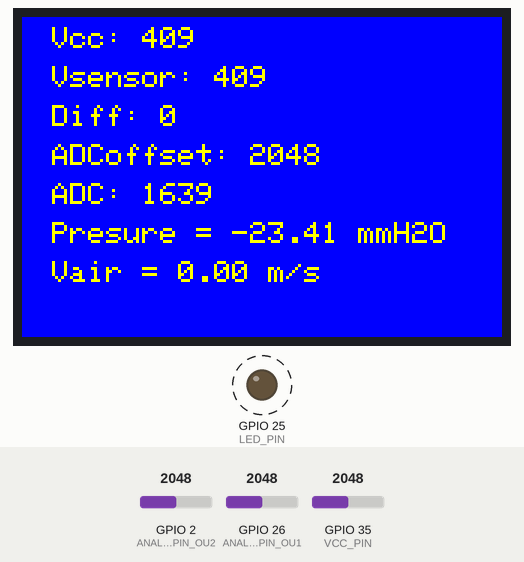
This sketch was run on a simulated ESP32. Shown: 480×320 colour display, output pins drawn as LEDs (lit = HIGH). Dashed ring = blinking. The test bench sets the inputs (shaded band); at power-on: GPIO 2 (ANALOG_PIN_OU2) = 2048, GPIO 26 (ANALOG_PIN_OU1) = 2048, GPIO 35 (VCC_PIN) = 2048. What the sketch prints to the serial monitor is not drawn.

Above: at 6.5 s.
6.6 s: GPIO 2 (ANALOG_PIN_OU2) set to 2866
At 7.34 s:
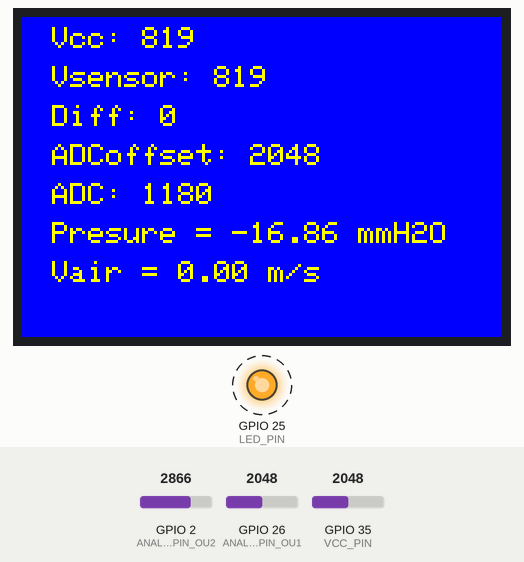
8.3 s: GPIO 26 (ANALOG_PIN_OU1) set to 2866
At 9.14 s:
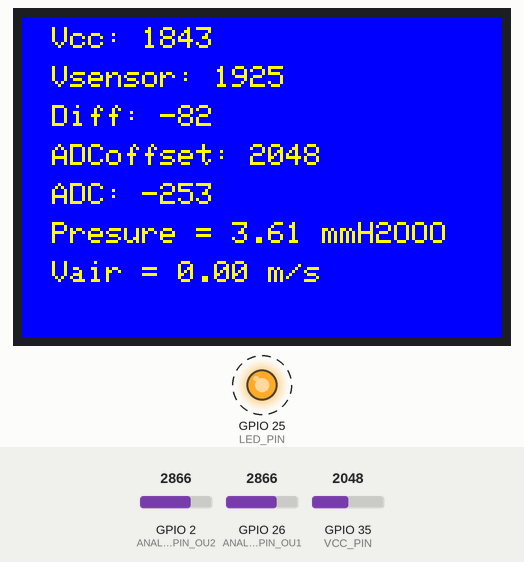
10.4 s: GPIO 35 (VCC_PIN) set to 2866
At 10.94 s:
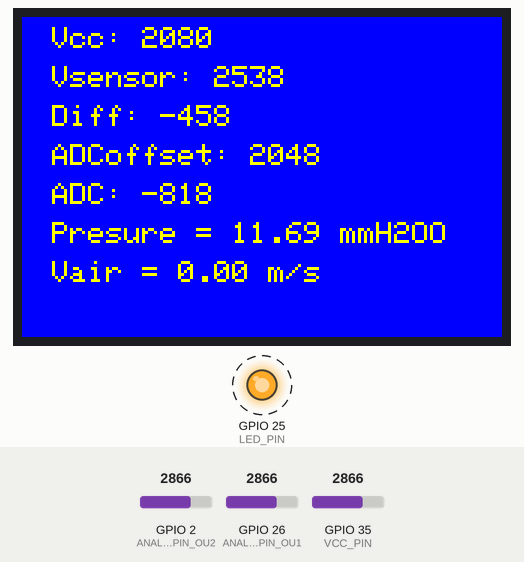
12.2 s: GPIO 2 (ANALOG_PIN_OU2) set to 3603
At 12.74 s:
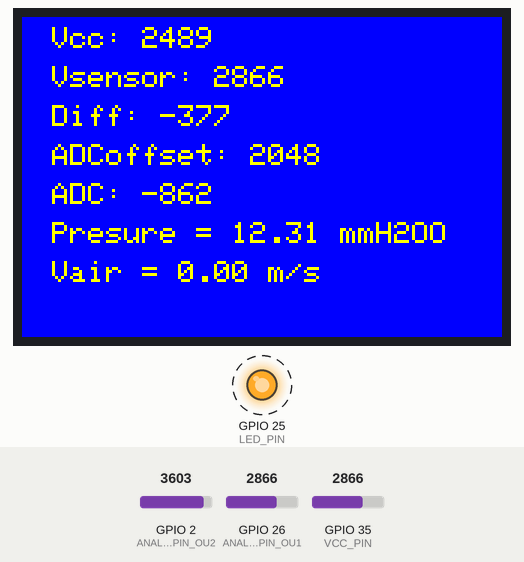
14.0 s: GPIO 26 (ANALOG_PIN_OU1) set to 3603
At 14.54 s:
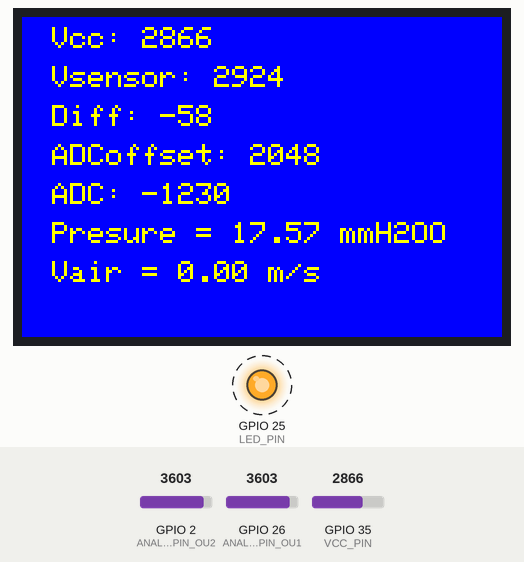
15.8 s: GPIO 35 (VCC_PIN) set to 3603
At 16.94 s:
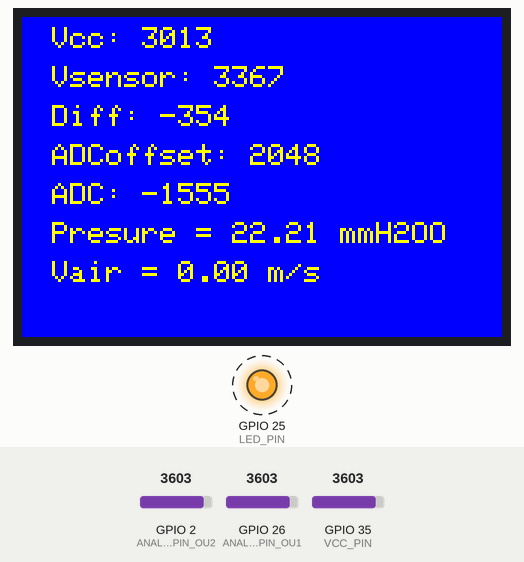
Timing chart, 0 to 18.9 s (numbered marks = the images above; inputs shaded):
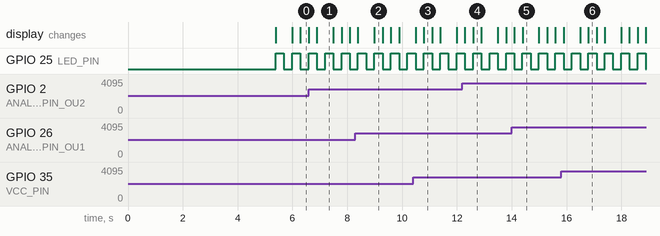

Measured:
- by itself, GPIO 25 (LED_PIN): alternates HIGH for 0.30 s and LOW for 0.30 s
- what the display in image 1 shows lasts 0.6 s, from 6.9 s to 7.5 s

The sketch:

Presure_sensor_graduation_display_06_Vcc3_3V_AllDisp_Vair.ino
```cpp
#include <Arduino.h>
#include <TFT_eSPI.h>

// Добавен аналогов пин за измерване на захранващо напрежение.
// Визуализиране показания на АЦП за захранващо напрежение.
// Формиране на трети ред на екрана, показващ разликата между двете стойности: 'Δ: <ADC> - <Vcc>'.
// Захранването на сензора и ОУ е пренвърлено на 3.3В.
// Добавяме четвърти ред, показващ изход ОУ2.

#define ANALOG_PIN_OU2 2  // Използваме GPIO2 за аналогов вход (изход ОУ2)
#define ANALOG_PIN_OU1 26 // Използваме GPIO23 за аналогов вход (изход ОУ1)
#define VCC_PIN 35       // Използваме GPIO35 за измерване на Vcc чрез делител на напрежение
#define LED_PIN 25       // Използваме GPIO25 за светодиод

const int numMeasurements = 10;  // Брой измервания за осредняване
const int numAverages = 10;  // Брой усреднени стойности за допълнително осредняване
const int sizeText =3;
int indentText = 10 * sizeText;
int lineSpacing = 7 * sizeText + 6 * sizeText;

int adcReadings_OU2[numMeasurements];  // Масив за съхранение на измерванията на ОУ2
int adcReadings_OU1[numMeasurements];  // Масив за съхранение на измерванията на ОУ1
int vccReadings[numMeasurements];      // Масив за съхранение на измерванията на Vcc

int adcAverages_OU2[numAverages];      // Масив за съхранение на усреднените стойности на ОУ2
int adcAverages_OU1[numAverages];      // Масив за съхранение на усреднените стойности на ОУ1
int vccAverages[numAverages];          // Масив за съхранение на усреднените стойности на Vcc

int adcIndex = 0;  // Индекс за текущото измерване
int avgIndex = 0;  // Индекс за текущата усреднена стойност

unsigned long lastMeasurementTime = 0;
unsigned long lastPrintTime = 0;

TFT_eSPI tft = TFT_eSPI();  // Създаване на обект за TFT дисплея

int ADCoffset = 0; // Първоначална стойност на налягането

void setup() {
  Serial.begin(9600);  // Започваме сериен монитор на 9600 бауда
  analogSetAttenuation(ADC_11db); // Настройка на затихването за обхват 0-3.3V

  Serial.println("Инициализация...");
  delay(5000);  // Пауза за уравновесяване на нивото на стенда

  // Инициализация на масивите с нули
  for (int i = 0; i < numMeasurements; i++) {
    adcReadings_OU2[i] = 0;
    adcReadings_OU1[i] = 0;
    vccReadings[i] = 0;
  }
  for (int i = 0; i < numAverages; i++) {
    adcAverages_OU2[i] = 0;
    adcAverages_OU1[i] = 0;
    vccAverages[i] = 0;
  }

  Serial.println("Инициализация завършена");

  tft.begin();
  tft.setRotation(3);  // Ротация на екрана в позиция 3
  tft.fillScreen(TFT_BLUE);  // Задаваме син фон
  tft.setTextColor(TFT_YELLOW, TFT_BLUE);  // Задаваме жълти букви на син фон
  tft.setTextSize(sizeText);  // Задаваме размера на текста

  pinMode(LED_PIN, OUTPUT);  // Настройка на пина за светодиода като изход

  // Първоначално измерване за ADCoffset
  for (int i = 0; i < numMeasurements; i++) {
    adcReadings_OU2[i] = analogRead(ANALOG_PIN_OU2);
    adcReadings_OU1[i] = analogRead(ANALOG_PIN_OU1);
    vccReadings[i] = analogRead(VCC_PIN);
  }

  int adcTotal_OU2 = 0;
  for (int i = 0; i < numMeasurements; i++) {
    adcTotal_OU2 += adcReadings_OU2[i];
  }
  ADCoffset = adcTotal_OU2 / numMeasurements;
}

void loop() {
  unsigned long currentTime = millis();

  // Осредняване на 10 измервания през 30 милисекунди
  if (currentTime - lastMeasurementTime >= 30) {
    lastMeasurementTime = currentTime;

    adcReadings_OU2[adcIndex] = analogRead(ANALOG_PIN_OU2);
    adcReadings_OU1[adcIndex] = analogRead(ANALOG_PIN_OU1);
    vccReadings[adcIndex] = analogRead(VCC_PIN);
    adcIndex = (adcIndex + 1) % numMeasurements;

    if (adcIndex == 0) {
      // Изчисляване на средната стойност на 10 измервания
      int adcTotal_OU2 = 0;
      int adcTotal_OU1 = 0;
      int vccTotal = 0;
      for (int i = 0; i < numMeasurements; i++) {
        adcTotal_OU2 += adcReadings_OU2[i];
        adcTotal_OU1 += adcReadings_OU1[i];
        vccTotal += vccReadings[i];
      }
      int adcAverage_OU2 = adcTotal_OU2 / numMeasurements;
      int adcAverage_OU1 = adcTotal_OU1 / numMeasurements;
      int vccAverage = vccTotal / numMeasurements;

      // Съхраняване на усреднената стойност в масива с усреднени стойности
      adcAverages_OU2[avgIndex] = adcAverage_OU2;
      adcAverages_OU1[avgIndex] = adcAverage_OU1;
      vccAverages[avgIndex] = vccAverage;
      avgIndex = (avgIndex + 1) % numAverages;
    }
  }

  // Принтиране на осредненото измерване на всеки 300 милисекунди
  if (currentTime - lastPrintTime >= 300) {
    lastPrintTime = currentTime;

    // Осредняване на последните 10 усреднени стойности
    int adcAvgTotal_OU2 = 0;
    int adcAvgTotal_OU1 = 0;
    int vccAvgTotal = 0;
    for (int i = 0; i < numAverages; i++) {
      adcAvgTotal_OU2 += adcAverages_OU2[i];
      adcAvgTotal_OU1 += adcAverages_OU1[i];
      vccAvgTotal += vccAverages[i];
    }
    int finalAdcAverage_OU2 = adcAvgTotal_OU2 / numAverages;
    int finalAdcAverage_OU1 = adcAvgTotal_OU1 / numAverages;
    int finalVccAverage = vccAvgTotal / numAverages;
    int delta = finalVccAverage - finalAdcAverage_OU1;

    // Изчисляване на скоростта на въздушния поток
    float pressureDifference = finalAdcAverage_OU2 - ADCoffset;
    float presureReal = (10.0/700)*pressureDifference;  // Линейна зависимост
    float airSpeed=0;

    // Визуализиране на стойностите на дисплея
    tft.setCursor(indentText, 10);//Ред 1
    tft.print("Vcc: ");
    tft.fillRect(indentText+5*6*sizeText, 10, 120, 28, TFT_BLUE);  // Изчистване на предишното показание
    tft.setCursor(indentText+5*6*sizeText, 10);
    tft.print(finalVccAverage);
    //tft.print(" units");

    tft.setCursor(indentText, 10+1*lineSpacing);//Ред2
    tft.print("Vsensor: ");
    tft.fillRect(indentText+9*6*sizeText, 10+1*lineSpacing, 120, 28, TFT_BLUE);  // Изчистване на предишното показание
    tft.setCursor(indentText+9*6*sizeText, 10+1*lineSpacing);
    tft.print(finalAdcAverage_OU1);
    //tft.print(" units");

    tft.setCursor(indentText, 10+2*lineSpacing);//Ред 3
    tft.print("Diff: ");
    tft.fillRect(indentText+6*6*sizeText, 10+2*lineSpacing, 120, 28, TFT_BLUE);  // Изчистване на предишното показание
    tft.setCursor(indentText+6*6*sizeText, 10+2*lineSpacing);
    tft.print(delta);
    //tft.print(" units");

    tft.setCursor(indentText, 10+3*lineSpacing);//Ред 4
    tft.print("ADCoffset: ");
    tft.fillRect(indentText+11*6*sizeText, 10+3*lineSpacing, 120, 28, TFT_BLUE);  // Изчистване на предишното показание
    tft.setCursor(indentText+11*6*sizeText, 10+3*lineSpacing);
    tft.print(ADCoffset);

    tft.setCursor(indentText, 10+4*lineSpacing);//Ред 5
    tft.print("ADC: ");
    tft.fillRect(indentText+5*6*sizeText, 10+4*lineSpacing, 120, 28, TFT_BLUE);  // Изчистване на предишното показание
    tft.setCursor(indentText+5*6*sizeText, 10+4*lineSpacing);
    tft.print(ADCoffset-finalAdcAverage_OU2);

    tft.setCursor(indentText, 10+5*lineSpacing);//Ред 6
    tft.print("Presure = ");
    tft.fillRect(indentText+10*6*sizeText, 10+5*lineSpacing, 120, 28, TFT_BLUE);  // Изчистване на предишното показание
    tft.setCursor(indentText+10*6*sizeText, 10+5*lineSpacing);
    tft.print(presureReal, 2);
    tft.print(" mmH2O");

    tft.setCursor(indentText, 10+6*lineSpacing);//Ред 7
    tft.print("Vair = ");
    tft.fillRect(indentText+7*6*sizeText, 10+6*lineSpacing, 120, 28, TFT_BLUE);  // Изчистване на предишното показание
    tft.setCursor(indentText+7*6*sizeText, 10+6*lineSpacing);
    tft.print(airSpeed, 2);
    tft.print(" m/s");

    // Превключване на състоянието на светодиода
    digitalWrite(LED_PIN, !digitalRead(LED_PIN));
  }
}

// Пинове за използване:
// J5:
// 02: +5.5V
// 12: IO02 (аналогов вход - от изход ОУ2)
// 22: IO23 (опитахме, но не се получава и отива на IO26)
// 30: IO26 (аналогов вход - от изход ОУ1)
// 32: IO35 (аналогов вход за Vcc)
// J6:
// 08: GND
// 18: ESP32 EN
// 28: IO25 (светодиод)
// 38: +3.3V
```
